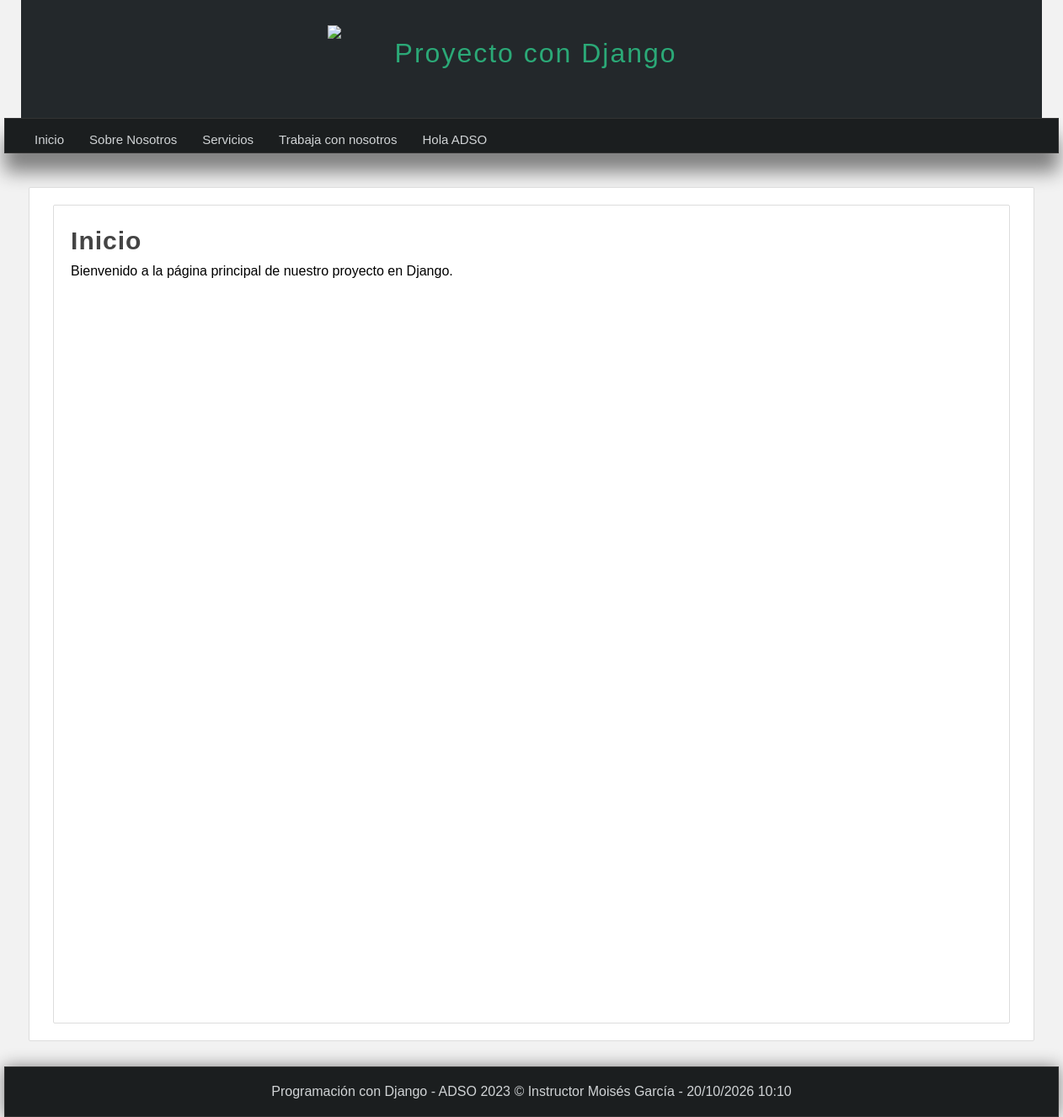
The page / on the database its author committed.
### pages/models.py (models this page shows, shortened)
class Page(models.Model): #Heredamos de models
    title = models.CharField(max_length=50, verbose_name="Título")
    content = models.TextField(verbose_name="Contenido")
    slug = models.CharField(unique=True, max_length=150, verbose_name="URL amigable") #url que va a tener la pagina
    visible = models.BooleanField(verbose_name="¿Visible?")
    created_at = models.DateTimeField(auto_now_add=True, verbose_name="Creación:")
    updated_at = models.DateTimeField(auto_now_add=True, verbose_name="Actualización:")
    class Meta:
        verbose_name = "Página"
        verbose_name_plural = "Páginas"

### mainapp/views.py (the view)
# urls.py: path('', views.index, name="index"), #configuracion de ruta vacia vinculada al index
def index(request):
    return render(request, 'mainapp/index.html',{
        'title': 'Inicio'
    })

### pages/context_processors.py (called while the page is built)
def get_pages(request):
    pages = Page.objects.all()
    return {
        'pages': pages
    }

### mainapp/templates/mainapp/index.html (shortened to what this page needs)
{% extends 'layouts/layout.html' %}
{% block content %}
<div class="box">
    <h1 class="title">{{ title }}</h1>
    <p>Bienvenido a la página principal de nuestro proyecto en Django.</p>
</div>
{% endblock %}

### mainapp/templates/layouts/layout.html (shortened to what this page needs)
{% load static %}
<!DOCTYPE html>
<html>
<html lang="es">
<head>
    {% load static %}
    <link rel="stylesheet" type="text/css" href="{% static 'css/styles.css' %}"/>
</head>
<body>
    <header>
        <div id="logotipo">
            <img src="{% static 'images/logo.png' %}" />
            <h1>Proyecto con Django </h1>
        </div>
    </header>
    <nav>
    <ul>
        <li>
            <a href="{% url 'index' %}">Inicio</a>
        </li>
        {% for page in pages %}
            <li>
                <a href="{% url 'page' slug=page.slug %}">{{ page.title }}</a>
            </li>
        {% endfor %}
    </ul>
</nav>
<div id="content">
    <div class="box">
        {% block content %}{% endblock %}
    </div>
</div>
    <footer>
        Programación con Django - ADSO 2023 &copy; Instructor Moisés García - {% now "d/m/Y h:m" %}
    </footer>
</body>
</html>

### mainapp/static/css/styles.css (style rules this page uses)
* { margin: 0px; padding: 0px; font-family: Arial, Helvetica, sans-serif; text-decoration: none; }
p, h2, h3, ul { margin-top: 5px; margin-bottom: 5px; }
ul,ol { margin-left: 20px; margin-bottom: 10px; }
body { background-color: #f2f2f2; }
header { width: 1212px; height: 140px; background-color: #23282b; margin: 0px auto; }
#logotipo { width: 40%; height: 130px; margin: 0px auto; padding-top: 10px; }
#logotipo img { display: block; width: 60px; float: left; margin-top: 20px; }
#logotipo h1 { display: block; float: left; margin-top: 35px; margin-left: 20px; letter-spacing: 2px; font-weight: lighter; color: #2ba977; }
nav { width: 1250px; height: 40px; background-color: #1b1e1f; border: 1px solid #333333; margin: 0 auto; box-shadow: 0px 22px 22px gray; font-size: 15px; }
nav ul { list-style: none; text-decoration: 40px; }
nav ul li { line-height: 40px; float: left; }
nav ul li a { display: block; padding-left: 15px; padding-right: 15px; color: #d1d4d6; }
#content { width: 1212px; min-height: 930px; margin: 0 auto; margin-bottom: 30px; margin-top: 40px; }
.box { background: white; min-height: 930px; width: 95%; padding: 20px; border: 1px solid #ddd; border-radius: 2px; margin: 0 auto; }
.title { color: #444; letter-spacing: 1px; font-size: 30px; margin-bottom: 10px; margin-top: 5px; }
footer { width: 1250px; background-color: #1b1e1f; border: 1px solid #333333; color: #d1d4d6; text-align: center; padding-top: 20px; margin: 0 auto; padding-bottom: 20px; box-shadow: 0px 0px 20px gray; }

### rows shown on the page
Page: title "Sobre Nosotros"
Page: title "Servicios"
Page: title "Trabaja con nosotros"
Page: title "Hola ADSO"

### other values the page prints
{{ title }} "Inicio"
